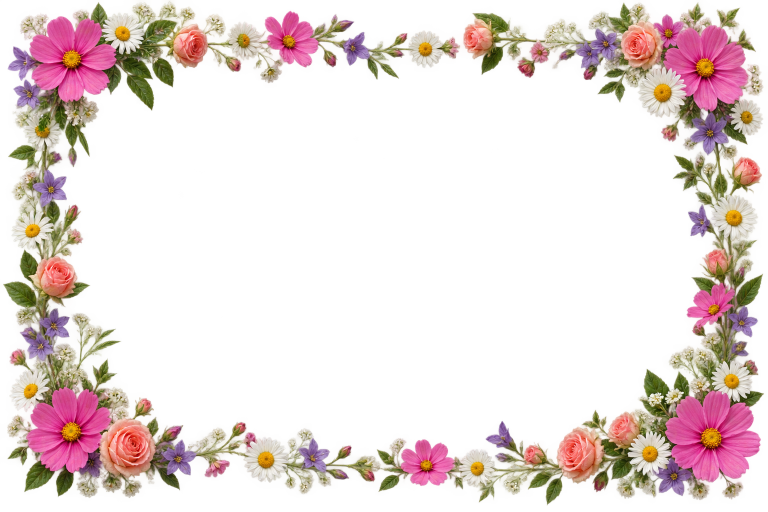
#> input picture assets-src/decorations/bluetenrahmen.png, 1536 x 1024 px (shown at 1/2 size)
$ python prepare-decorations.py
#> lines starting #> are read from the running program, lines starting #| are printed output that depends on the picture
"""Optimize the generated floral border, retaining its transparent alpha channel."""
from pathlib import Path
from PIL import Image

root = Path(__file__).resolve().parents[2]
destination = root / "frontend/src/assets/decorations/bluetenrahmen.webp"
destination.parent.mkdir(parents=True, exist_ok=True)
with Image.open(root / "assets-src/decorations/bluetenrahmen.png") as original:
#> original is the input picture: PIL image 1536x1024 RGBA; mean R, G, B, A 97.6, 75.2, 65.8, 65.4
    image = original.convert("RGBA")
    image.thumbnail((1200, 800), Image.Resampling.LANCZOS)
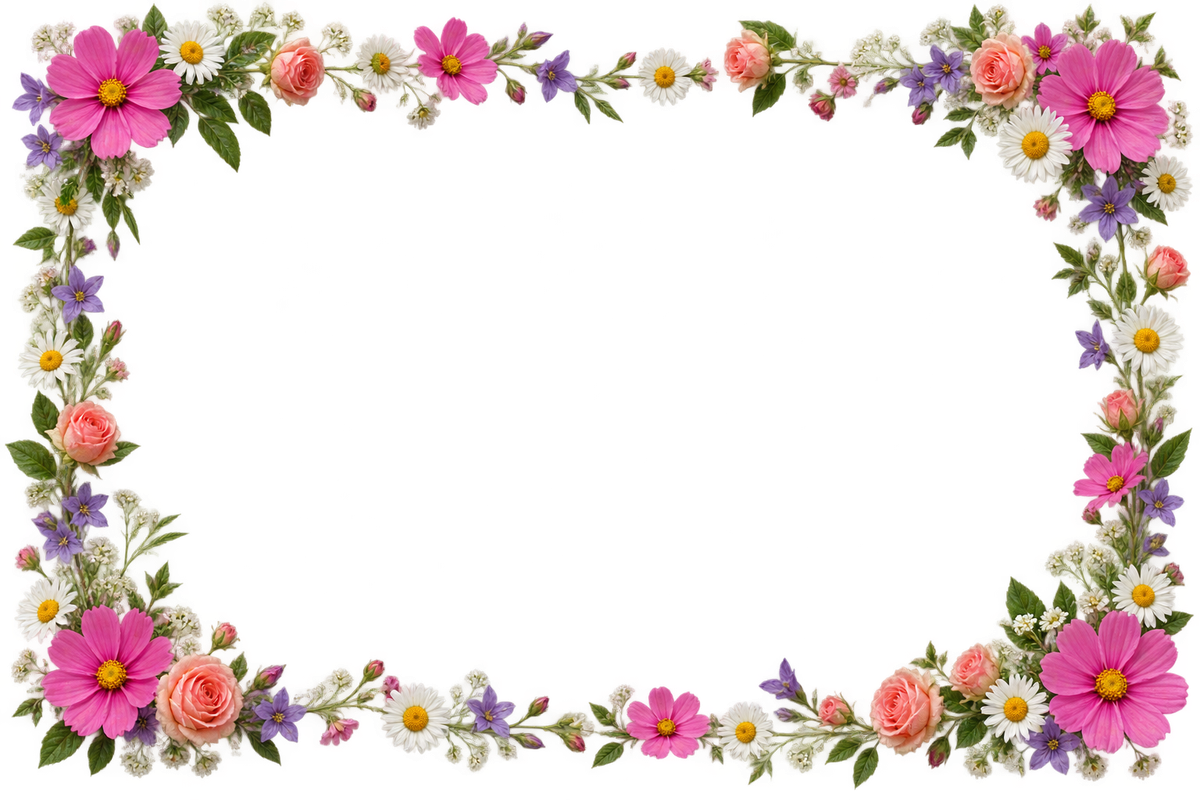
#> image: PIL image 1200x800 RGBA; mean R, G, B, A 66, 47.9, 42.2, 65.4; transparent parts drawn white
    image.save(destination, "WEBP", quality=85, method=6)
print(f"Prepared {destination.name}: {destination.stat().st_size} bytes")
